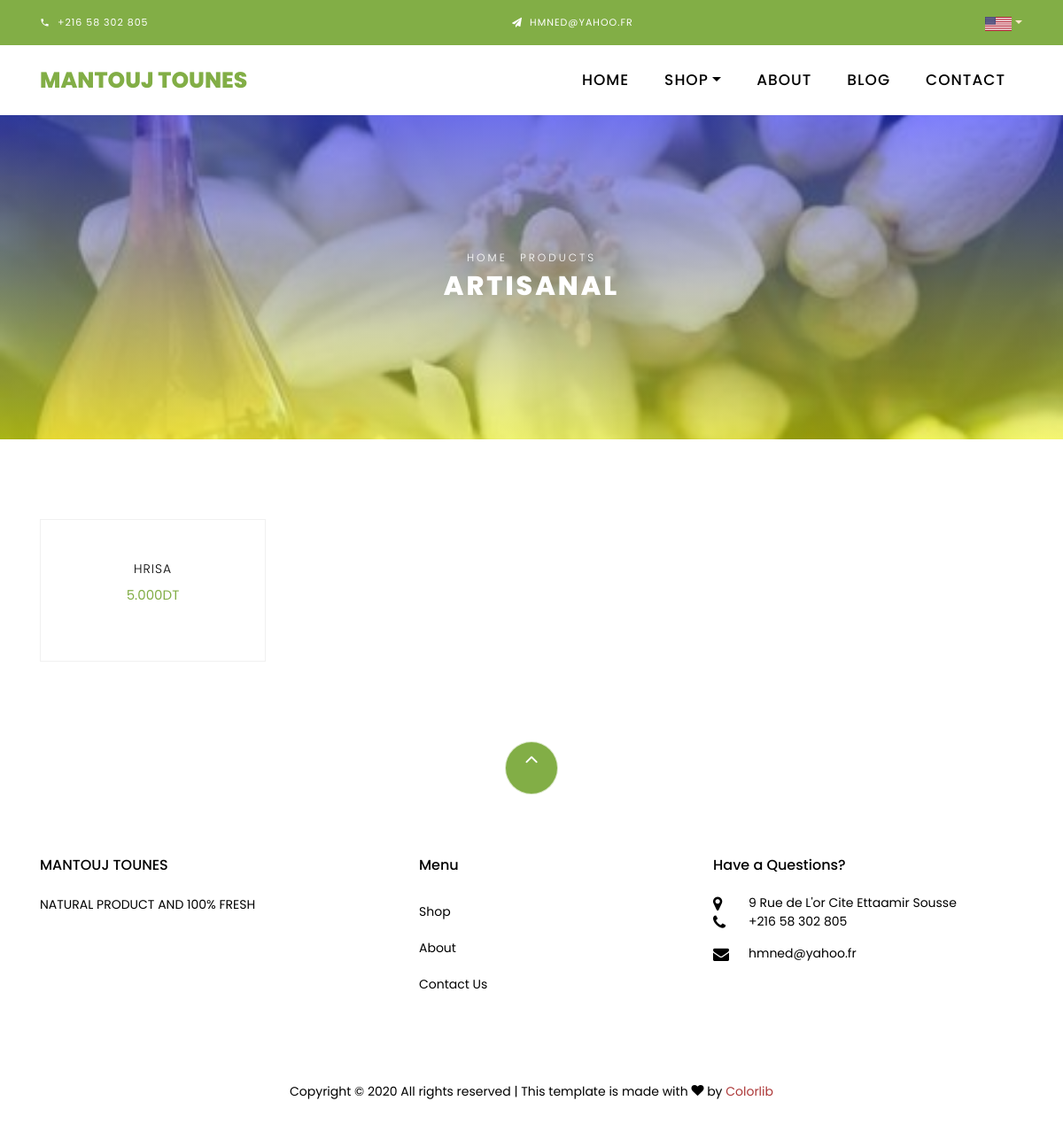
Before: /artisanal with the older database file.
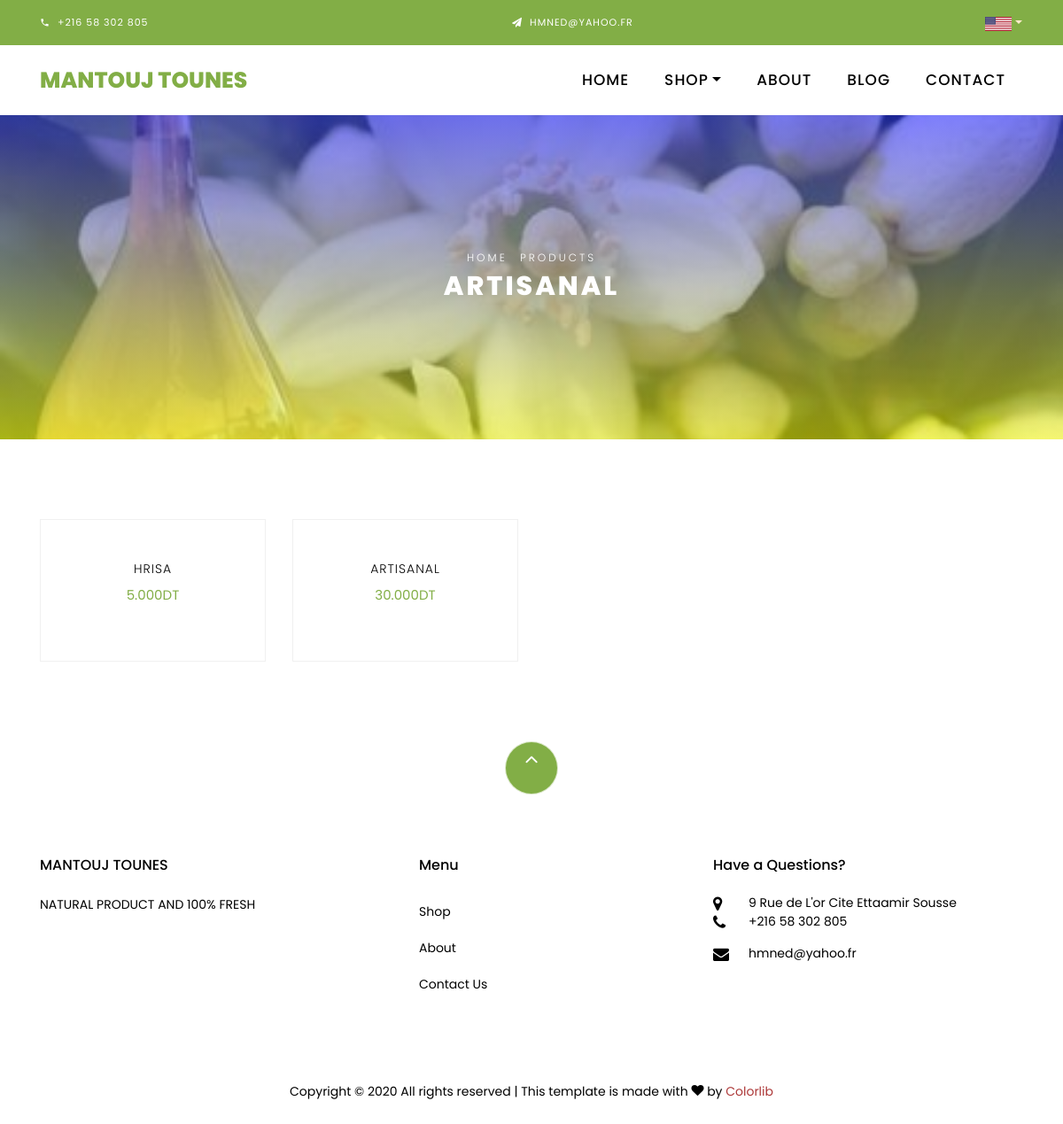
After: the same page with the newer database file.
### princ/models.py (models this page shows, shortened)
class ArtisanalProduct(models.Model):
    name = models.CharField(max_length=50000)
    price = models.DecimalField(decimal_places=3, max_digits=6)
    image = models.ImageField(upload_to='pics')
    description = models.TextField(max_length=10000000)

### princ/views.py (the view)
# urls.py: path('artisanal', views.artisanal, name='artisanal'),
def artisanal(request):
    Products = ArtisanalProduct.objects.all()
    return render(request, 'artisanal.html', context={'products': Products})

### template/artisanal.html (shortened to what the changed rows need)
{% load static %}
<!DOCTYPE html>
<html lang="en">
  <head>
    <link rel="stylesheet" href="{% static 'css/open-iconic-bootstrap.min.css' %}">
    <link rel="stylesheet" href="{% static 'css/animate.css' %}">
    <link rel="stylesheet" href="{% static 'css/owl.carousel.min.css' %}">
    <link rel="stylesheet" href="{% static 'css/owl.theme.default.min.css' %}">
    <link rel="stylesheet" href="{% static 'css/magnific-popup.css' %}">
    <link rel="stylesheet" href="{% static 'css/aos.css' %}">
    <link rel="stylesheet" href="{% static 'css/ionicons.min.css' %}">
    <link rel="stylesheet" href="{% static 'css/bootstrap-datepicker.css' %}">
    <link rel="stylesheet" href="{% static 'css/jquery.timepicker.css' %}">
    <link rel="stylesheet" href="{% static 'css/flaticon.css' %}">
    <link rel="stylesheet" href="{% static 'css/icomoon.css' %}">
    <link rel="stylesheet" href="{% static 'css/style.css' %}">
  </head>
  <body class="goto-here">
    <div class="hero-wrap hero-bread" style="background-image:linear-gradient(rgba(0, 0, 255, 0.5), rgba(255, 255, 0, 0.5)), url({% static 'images/img44.jpg' %});">
      <div class="container">
        <div class="row no-gutters slider-text align-items-center justify-content-center">
          <div class="col-md-9 ftco-animate text-center">
            <h1 class="mb-0 bread">Artisanal</h1>
          </div>
        </div>
      </div>
    </div>
    <section class="ftco-section">
    	<div class="container">
    		<div class="row">
          {% for prod in products %}
    			<div class="col-md-6 col-lg-3 ftco-animate">
    				<div class="product">
    					<a href="#" class="img-prod"><img class="img-fluid" src="{{ prod.image.url }}" alt="Colorlib Template">
    					</a>
    					<div class="text py-3 pb-4 px-3 text-center">
    						<h3><a href="#">{{ prod.name }}</a></h3>
    						<div class="d-flex">
    							<div class="pricing">
                    <p class="price"><span class="price-sale">{{ prod.price }}DT</span>
                      <h3><a href="#">{{ prod.description }}</a></h3></p>
		    					</div>
	    					</div>
    					</div>
    				</div>
          </div>
          {% endfor %}
    		</div>
    	</div>
    </section>
  <footer class="ftco-footer ftco-section">
    <div class="container">
      <div class="row mb-5">
        <div class="col-md">
          <div class="ftco-footer-widget mb-4">
            <h2 class="ftco-heading-2">MANTOUJ TOUNES</h2>
          </div>
        </div>
        <div class="col-md">
          <div class="ftco-footer-widget mb-4 ml-md-5">
            <h2 class="ftco-heading-2">Menu</h2>
          </div>
        </div>
        <div class="col-md">
          <div class="ftco-footer-widget mb-4">
            <h2 class="ftco-heading-2">Have a Questions?</h2>
          </div>
        </div>
      </div>
    </div>
  </footer>
  </body>
</html>

Changed rows visible on the page:
added ArtisanalProduct: name "ARTISANAL", price "30.000"
